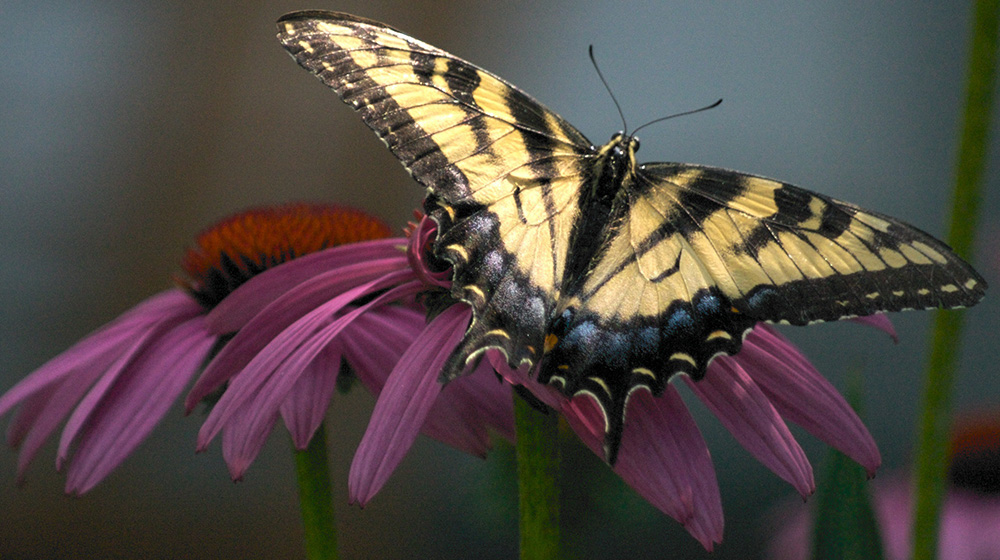
%> input picture Computational Photography/A1/test.jpg, 1000 x 560 px
$ octave Part3.m   (GNU Octave 9; MATLAB toolbox functions it lacks are replaced by stand-ins)
%> lines starting %> are read from the running program, lines starting %| are printed output that depends on the picture
%{
Aslan Oztreves
HW1
Computational Photography
Matthew Burlick
%}

%Reading Image
im = imread('test.jpg');
%> im is the input picture: size 560x1000x3 uint8; mean R, G, B 82.5, 74.3, 70.1

%Getting Values RGB channels
r = im(:,:,1);
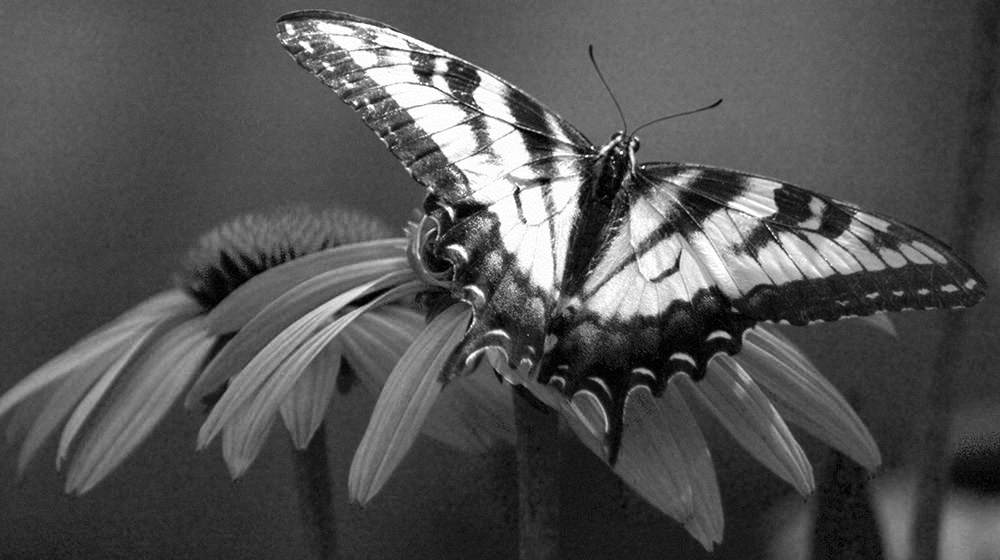
%> r: size 560x1000 uint8; min 0, max 255, mean 82.5
g = im(:,:,2);
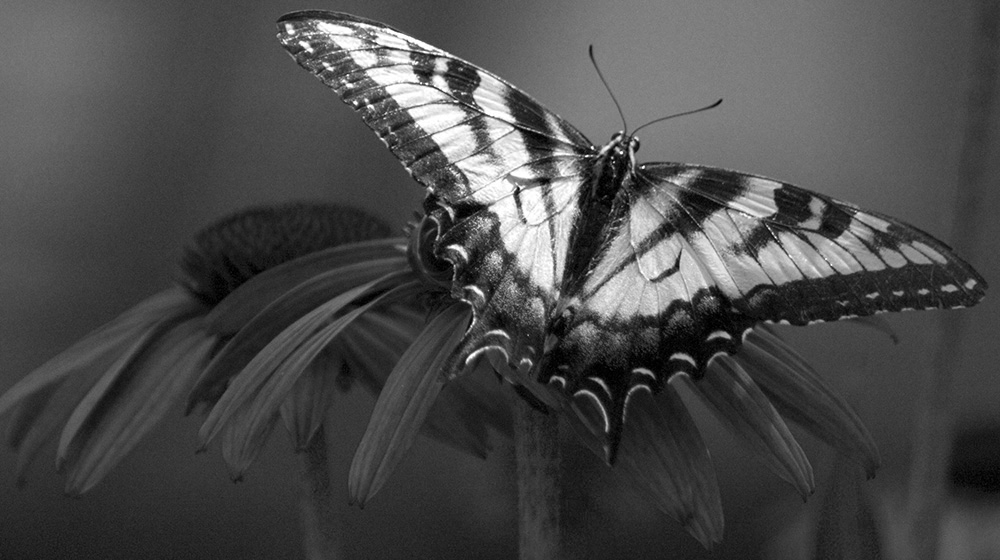
%> g: size 560x1000 uint8; min 0, max 255, mean 74.3
b = im(:,:,3);
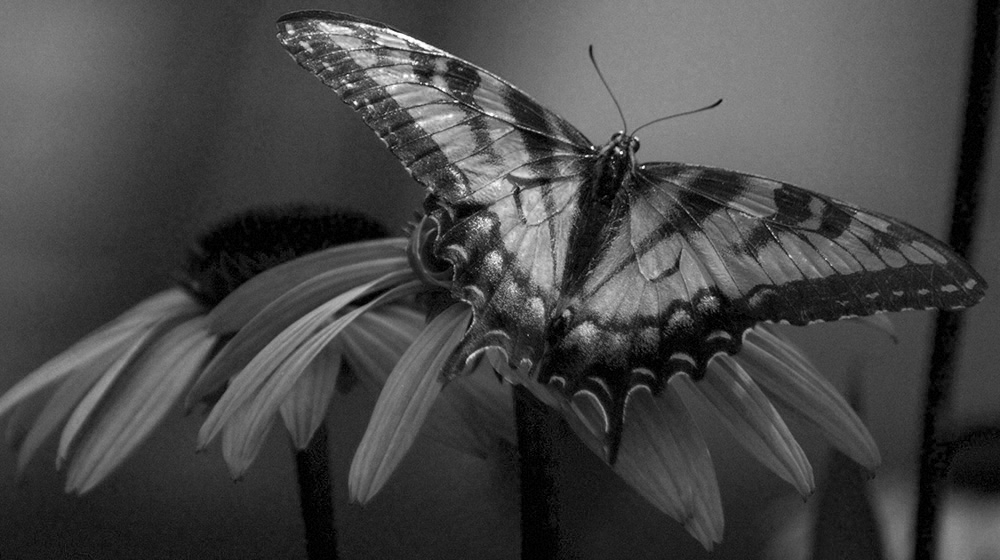
%> b: size 560x1000 uint8; min 0, max 255, mean 70.1

%Setting up Gray
gray = (0.2989 * r) + (0.5870 * g) + (0.1140 * b);
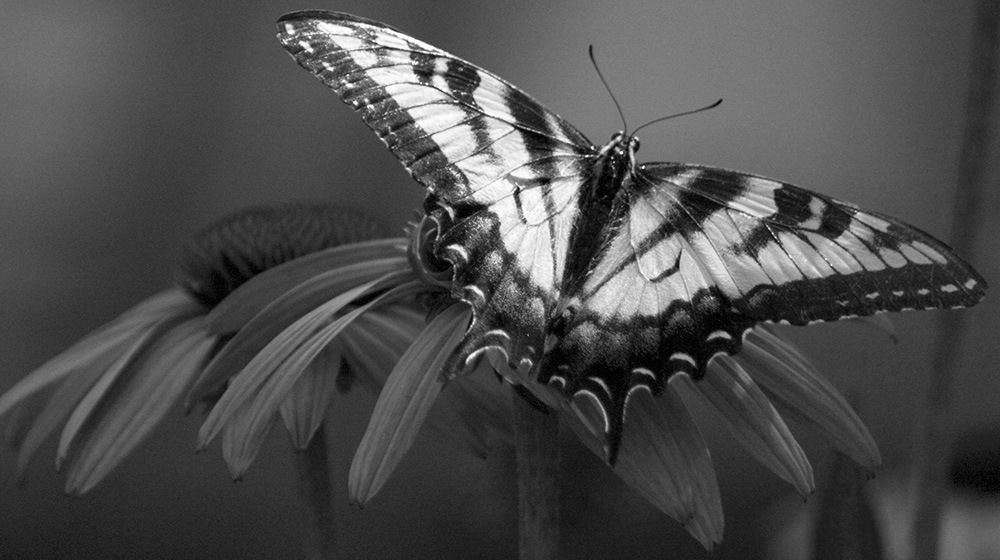
%> gray: size 560x1000 uint8; min 0, max 255, mean 76.3

%Histogram Bin Set Up
binsGray=zeros(1,256);
binsRed=zeros(1,256);
binsGreen=zeros(1,256);
binsBlue=zeros(1,256);
flatXgray = reshape(gray,1,numel(gray));
flatXred = reshape(r,1,numel(r));
flatXgreen = reshape(g,1,numel(g));
flatXblue = reshape(b,1,numel(b));
for val = 0:255
    binsGray(val+1) = sum(flatXgray==val);
    binsRed(val+1) = sum(flatXred==val);
    binsGreen(val+1) = sum(flatXgreen==val);
    binsBlue(val+1) = sum(flatXblue==val);
end
%> after the loop, binsBlue = 256 values, max 6593 at index 64, min 6 at index 239, mean 2187.5; binsGray = 256 values, max 8474 at index 55, min 36 at index 256, mean 2187.5; binsGreen = 256 values, max 8172 at index 63, min 269 at index 239, mean 2187.5; binsRed = 256 values, max 6864 at index 80, min 251 at index 207, mean 2187.5
binsGray = binsGray/sum(binsGray);
%> binsGray = 256 values, max 0.0151 at index 55, min 6.43e-05 at index 256, mean 0.00391
binsRed = binsRed/sum(binsRed);
%> binsRed = 256 values, max 0.0123 at index 80, min 0.000448 at index 207, mean 0.00391
binsGreen = binsGreen/sum(binsGreen);
%> binsGreen = 256 values, max 0.0146 at index 63, min 0.00048 at index 239, mean 0.00391
binsBlue = binsBlue/sum(binsBlue);
%> binsBlue = 256 values, max 0.0118 at index 64, min 1.07e-05 at index 239, mean 0.00391

%Results
subplot(4,1,1);
%figure(1);
legend(bar(binsGray),'Gray');
%figure(2);
subplot(4,1,2);
legend(bar(binsRed),'Red');
%figure(3);
subplot(4,1,3);
legend(bar(binsGreen),'Green');
%figure(4);
subplot(4,1,4);
legend(bar(binsBlue),'Blue');
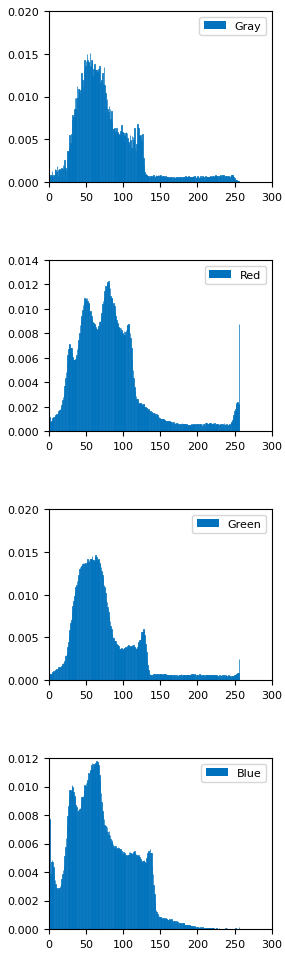
%> figure redrawn from the program's plot data, 4 panels; panel 1: tallest bar 0.0151 high, from x = 54.6 to 55.4; panel 2: tallest bar 0.0123 high, from x = 79.6 to 80.4; panel 3: tallest bar 0.0146 high, from x = 62.6 to 63.4; panel 4: tallest bar 0.0118 high, from x = 63.6 to 64.4
%grid on;
